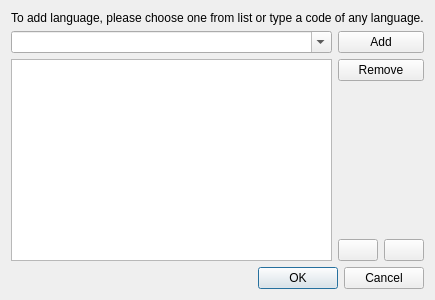
<?xml version="1.0" encoding="UTF-8"?>
<ui version="4.0">
 <class>Otter::AcceptLanguageDialog</class>
 <widget class="QDialog" name="Otter::AcceptLanguageDialog">
  <property name="geometry">
   <rect>
    <x>0</x>
    <y>0</y>
    <width>400</width>
    <height>300</height>
   </rect>
  </property>
  <property name="windowTitle">
   <string>Preferred Webpage Language</string>
  </property>
  <layout class="QVBoxLayout" name="verticalLayout_2">
   <item>
    <widget class="QLabel" name="label">
     <property name="text">
      <string>To add language, please choose one from list or type a code of any language.</string>
     </property>
    </widget>
   </item>
   <item>
    <layout class="QHBoxLayout" name="chosenLanguagesLayout">
     <item>
      <layout class="QGridLayout" name="gridLayout">
       <item row="0" column="0">
        <widget class="QComboBox" name="languagesComboBox">
         <property name="editable">
          <bool>true</bool>
         </property>
        </widget>
       </item>
       <item row="0" column="1">
        <widget class="QPushButton" name="chooseLanguageButton">
         <property name="text">
          <string>Add</string>
         </property>
        </widget>
       </item>
       <item row="1" column="0">
        <widget class="Otter::TableViewWidget" name="chosenLanguagesViewWidget">
         <property name="dragEnabled">
          <bool>true</bool>
         </property>
         <property name="dragDropOverwriteMode">
          <bool>false</bool>
         </property>
         <property name="dragDropMode">
          <enum>QAbstractItemView::InternalMove</enum>
         </property>
         <property name="defaultDropAction">
          <enum>Qt::MoveAction</enum>
         </property>
         <property name="alternatingRowColors">
          <bool>true</bool>
         </property>
         <property name="selectionMode">
          <enum>QAbstractItemView::SingleSelection</enum>
         </property>
         <property name="selectionBehavior">
          <enum>QAbstractItemView::SelectRows</enum>
         </property>
         <property name="showGrid">
          <bool>false</bool>
         </property>
         <attribute name="horizontalHeaderVisible">
          <bool>true</bool>
         </attribute>
         <attribute name="horizontalHeaderHighlightSections">
          <bool>false</bool>
         </attribute>
         <attribute name="verticalHeaderVisible">
          <bool>false</bool>
         </attribute>
        </widget>
       </item>
       <item row="1" column="1">
        <layout class="QVBoxLayout" name="buttonsLayout">
         <item>
          <widget class="QPushButton" name="removeButton">
           <property name="text">
            <string>Remove</string>
           </property>
          </widget>
         </item>
         <item>
          <spacer name="verticalSpacer">
           <property name="orientation">
            <enum>Qt::Vertical</enum>
           </property>
           <property name="sizeHint" stdset="0">
            <size>
             <width>20</width>
             <height>40</height>
            </size>
           </property>
          </spacer>
         </item>
         <item>
          <layout class="QHBoxLayout" name="horizontalLayout">
           <item>
            <widget class="QPushButton" name="moveUpButton">
             <property name="toolTip">
              <string>Move Up</string>
             </property>
            </widget>
           </item>
           <item>
            <widget class="QPushButton" name="moveDownButton">
             <property name="toolTip">
              <string>Move Up</string>
             </property>
            </widget>
           </item>
          </layout>
         </item>
        </layout>
       </item>
      </layout>
     </item>
    </layout>
   </item>
   <item>
    <widget class="QDialogButtonBox" name="buttonBox">
     <property name="orientation">
      <enum>Qt::Horizontal</enum>
     </property>
     <property name="standardButtons">
      <set>QDialogButtonBox::Cancel|QDialogButtonBox::Ok</set>
     </property>
    </widget>
   </item>
  </layout>
 </widget>
 <customwidgets>
  <customwidget>
   <class>Otter::TableViewWidget</class>
   <extends>QTableView</extends>
   <header>src/ui/TableViewWidget.h</header>
  </customwidget>
 </customwidgets>
 <resources/>
 <connections>
  <connection>
   <sender>buttonBox</sender>
   <signal>accepted()</signal>
   <receiver>Otter::AcceptLanguageDialog</receiver>
   <slot>accept()</slot>
   <hints>
    <hint type="sourcelabel">
     <x>248</x>
     <y>254</y>
    </hint>
    <hint type="destinationlabel">
     <x>157</x>
     <y>274</y>
    </hint>
   </hints>
  </connection>
  <connection>
   <sender>buttonBox</sender>
   <signal>rejected()</signal>
   <receiver>Otter::AcceptLanguageDialog</receiver>
   <slot>reject()</slot>
   <hints>
    <hint type="sourcelabel">
     <x>316</x>
     <y>260</y>
    </hint>
    <hint type="destinationlabel">
     <x>286</x>
     <y>274</y>
    </hint>
   </hints>
  </connection>
 </connections>
</ui>
